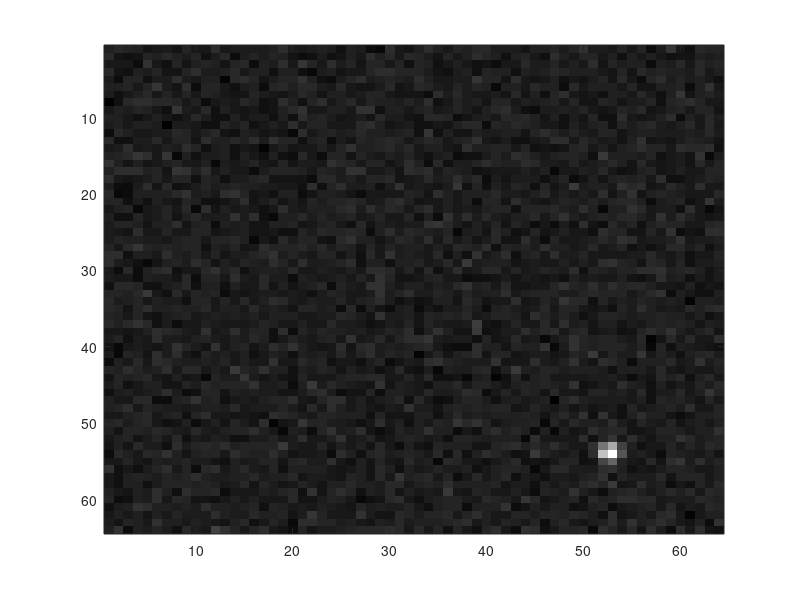

Recreate this plot in MATLAB.
% rainSTORM_extras_simulate_3D_BW
% Eric Rees 17 May 2013  
%
% Later Edits
%   None yet
%
% Function
%   Simulates molecular diffusion imaging data for Localisation Microscopy
%   Modified from rainSTORM_extras_simulate.m in V2.32
%
% Motivation
%   Demonstrate and explore forward-simulation of diffusion imaging
%   Generate data for validation and testing of diffusion analysis methods
%
% Further Reading
%   Einstein 1905 Brownian Motion
%   Thompson 2002 Biophys J 
%   Savin and Doyle 2005 Biophys J
%   Crocker and Grier 199(2)
%
% Outline of this program
%   0. Flow Control
%   1. Define input: one or more static or moving molecules, and CCD size
%   2. Simulate molecular diffusion imaging data
%   3. Outputs: TIFs
% 
% Notes
%   The folder of individual TIFs can be assembled into a stack by ...
%     dropping the folder onto the ImageJ bar.
%   Molecules can drift off-camera in a slightly non-physical way.
%     For now, avoid generating this kind of data by keeping dyes mid-CCD.
%   The dimensions used in this simualtion are nanometres and seconds
%   A later simulation will consider time-correlated fluorescence
%   The hard-coded boxcar window in the PSF simulation is a flaw
%     But it seems insignificant for the default widths !!


% 0. Set flow control for the simulation
close all                    % Close figures
rng('shuffle')               % Start a random number sequence (see 'rng')

% Initial conditions
flagOneMol           = 1;    % Setup simulation with one dye molecule
flagTwoMol           = 0;    % Alternative. Simulation of 2 molecules
flagMultiMol         = 0;    % Alternative. Simulation of many molecules
flagMultiMolBrowDis  = 0;    % Alternative. Multi mols, distinct D's
flagTimeCorrBlinks   = 0;    % Alternative. See below for details. 

% Purely in-loop simulation conditions
flagBrownianConst    = 1;    % Molecule(s) move with Brownian diffusion

% 3D options
flag2D               = 1;    % True: all z-positions are zero

% Output options
flagSaveTifs         = 0;    % Save grayscale tif frames
flagShowCCDImages    = 1;    % Show simulated frames on screen (IS SLOW!)

writeFile = 'C:\simulations\2013_DiffusionSims\image'; % Save images here


% 1. Initialise simulation parameters

% Instrument Properties
numberOfImages       = 100;    % How many frames of data to simulate?
simSig2D             = 160;    % Define 2D PSF, by std dev of 2D circ Gaus

flagGaussianNoise    = 1;    % Add Gaussian "camera noise" to ccdSignal
flagPoissonNoise     = 0;    % Add Poisson "background noise" to ccdSignal
flagQuantumPoisson   = 1;    % Convert expected photon number to a Poisson 
                             % variate. Simulates quantum behaviour

% Fluorescence Properties
  dyeFraction        = 1;      % Fraction of time spent in "bright" state
% dyeFraction        = 0.1;    % Blinking

dyePhotons           = 1000;   % Expected photons captured per whole frame
noiseGaussianMean    = 100;    % d.c. background level of camera (counts)
noiseGaussianSigma   = 10;     % std dev of noise is 'b' in Thompson-2002
noisePoissonMean     = 0;      % Best set to zero for simplicity

% Diffusion or dynamic properties
dyeBrownianD         = 1E6;    % Diffusivity (Brownian), nm^2/s
cameraCycleTime      = 0.040;  % Camera cycle time, seconds

brownianSigX         = sqrt(2*dyeBrownianD*cameraCycleTime); % in each Dim!


% The following section sets up a one-molecule simulation, with:
%   Molecule Position
%   Camera grid size
if(flagOneMol) 
  simGridSize  = [64, 64];       % size of a "Simulation Grid" space 
  pxSimGrid    = 160;            % nm per unit of "Simulation Grid"

  rescale  = 1;                  % rescale simulation grid to camera pixels
  pxCCD    = pxSimGrid*rescale;  % nm width of CCD pixels
  ccdGridSize = simGridSize./rescale;
  
  ccdEdgesRow = 0 : pxCCD : pxSimGrid*simGridSize(1);
  ccdEdgesCol = 0 : pxCCD : pxSimGrid*simGridSize(2);  

  dyeObPosRow = 33;
  dyeObPosCol = 31;
end

% The following section sets up a two-molecule simulation, with:
%   Molecule Positions
%   Camera grid size
if(flagTwoMol) 
  simGridSize  = [128, 128];       % size of a "Simulation Grid" space 
  pxSimGrid    = 160;            % nm per unit of "Simulation Grid"

  rescale  = 1;                  % rescale simulation grid to camera pixels
  pxCCD    = pxSimGrid*rescale;  % nm width of CCD pixels
  ccdGridSize = simGridSize./rescale;
  
  ccdEdgesRow = 0 : pxCCD : pxSimGrid*simGridSize(1);
  ccdEdgesCol = 0 : pxCCD : pxSimGrid*simGridSize(2);  

  dyeObPosRow = [43, 45];
  dyeObPosCol = [80, 80];
end

% The following section sets up a multi-molecule simulation
%   Random Molecule Positions within the middle of the field of view
%   Camera grid size
if(flagMultiMol) 
  simGridSize  = [64, 64];       % size of a "Simulation Grid" space 
  pxSimGrid    = 160;            % nm per unit of "Simulation Grid"

  rescale  = 1;                  % rescale simulation grid to camera pixels
  pxCCD    = pxSimGrid*rescale;  % nm width of CCD pixels
  ccdGridSize = simGridSize./rescale;
  
  ccdEdgesRow = 0 : pxCCD : pxSimGrid*simGridSize(1);
  ccdEdgesCol = 0 : pxCCD : pxSimGrid*simGridSize(2);  
  
  numberOfMolecules = 6;
  
  dyeObPosRow = 10 + rand( numberOfMolecules , 1)*40;
  dyeObPosCol = 10 + rand( numberOfMolecules , 1)*40;
end

% The following section sets up
%   Some molecules at random positions
%   And this setup is meant to be used with a time-correlated blinking 
%   behaviour, designed below. 
if (flagTimeCorrBlinks)
  simGridSize  = [64, 64];       % size of a "Simulation Grid" space 
  pxSimGrid    = 160;            % nm per unit of "Simulation Grid"

  rescale  = 1;                  % rescale simulation grid to camera pixels
  pxCCD    = pxSimGrid*rescale;  % nm width of CCD pixels
  ccdGridSize = simGridSize./rescale;
  
  ccdEdgesRow = 0 : pxCCD : pxSimGrid*simGridSize(1);
  ccdEdgesCol = 0 : pxCCD : pxSimGrid*simGridSize(2);  
  
  numberOfMolecules = 6;
  
  dyeObPosRow = 10 + rand( numberOfMolecules , 1)*40;
  dyeObPosCol = 10 + rand( numberOfMolecules , 1)*40;
  
  dyePersistenceChance = 0.5; % Probability an active dye continues
end




% Determine Z-positions of dye molecules. This may be needed for 3D.
if(flag2D)
  dyeObPosZ = zeros( size(dyeObPosRow) ); % 2D simulation uses z = 0
end


% 2. Simulate Images
% 3. Images are saved as the last step within each loop of simulation

figure(1)
colormap(gray)

tic % Start timing how long it takes to simulate a stack of images
for lpIm = 1:numberOfImages    
  
  dyeChance   = rand(size(dyeObPosRow));  % Random number for each dye
 % Determines which fluoresce
  if(flagTimeCorrBlinks)
      dyeActive = ( (dyeChance < dyeFraction) | ...
                    (dyeChance < dyePersistenceChance) );
  else 
      dyeActive = (dyeChance < dyeFraction);  
  end
  
  dyeIndexes  = find(dyeActive);          % Index of fluorescent dyes
  
  imageCCD     = zeros( ccdGridSize ); % Setup empty camera measurement

  % Now generate the image of each dye which is fluorescing:
  for loopDyes = 1:length(dyeIndexes); 

      if(flag2D)            % Circularly-symmetric Gaussian PSF, for 2D
       mySigRow = simSig2D; 
       mySigCol = simSig2D;
      end
      
      myPosRow = (dyeObPosRow(dyeIndexes(loopDyes)) -0.0)*pxSimGrid;
      myPosCol = (dyeObPosCol(dyeIndexes(loopDyes)) -0.0)*pxSimGrid; % nm
      % Avoid simulating molecules that are off-camera
      if( myPosRow < 0 || myPosCol < 0)
         continue;  % Skip to the next dye 
      end
      % Allocate signal from this dye onto the CCD grid
      % Use a reasonable analytical approximation...
      % First find relative CCD grid distances
      % "-0.0 used to be -0.5, for registration..."
      myCcdEdgeRow = find(ccdEdgesRow == max(ccdEdgesRow(ccdEdgesRow < myPosRow)) );
      myCcdEdgeCol = find(ccdEdgesCol == max(ccdEdgesCol(ccdEdgesCol < myPosCol)) );
      relCcdEdgesRow = (myCcdEdgeRow-4:myCcdEdgeRow+5)*pxCCD - myPosRow;
      relCcdEdgesCol = (myCcdEdgeCol-4:myCcdEdgeCol+5)*pxCCD - myPosCol;
      
      % Neglect molecules in or beyond camera border, to avoid errors
      % The following is an imperfect method
      % Recall localisation microscopy may fail in the image border anyway
      % And note the following is really to prevent the simulation stopping
      % And you should verify plausible data is simulated, by eye
      if( myCcdEdgeRow(1) <5 || ...
          myCcdEdgeCol(1) <5 || ...
          myCcdEdgeRow(end)>ccdGridSize(1)-4 || ...
          myCcdEdgeCol(end)>ccdGridSize(2)-4       )
          continue  % Skip to the next dye
      end
      
      % Determine amount of psf in each pixel using vectorised format
      thisDyeSignal = (10000).*...  % Try handling numbers near 1
            ( erf(relCcdEdgesRow(2:10)/(mySigRow)) - erf(relCcdEdgesRow(1:9)/(mySigRow)) )'*...
            ( erf(relCcdEdgesCol(2:10)/(mySigCol)) - erf(relCcdEdgesCol(1:9)/(mySigCol)) );
       
      % Allocate signal photons to each pixel in proportion to psf fraction
      totalPsfSignal = sum(thisDyeSignal(:));
      thisDyeSignal = thisDyeSignal./totalPsfSignal; % Normalise
      thisDyeSignal = thisDyeSignal*dyePhotons;      % Photons in ccd pixels
 
      thisDyeSignal = floor(thisDyeSignal);
      
      if(flagQuantumPoisson)
       % Thompson-2002 converts expected photon number to a Poisson variate
       % This simulates Quantum Mechanical photon statistics 
       % It worsens localisation precision (physically realistically)
       thisDyeSignal = uint16(thisDyeSignal);
       thisDyeSignal = imnoise(thisDyeSignal, 'poisson');
       thisDyeSignal = double(thisDyeSignal);
      end
      
      imageCCD(myCcdEdgeRow-4:myCcdEdgeRow+4, ...
               myCcdEdgeCol-4:myCcdEdgeCol+4) = ...
      imageCCD(myCcdEdgeRow-4:myCcdEdgeRow+4, ...
               myCcdEdgeCol-4:myCcdEdgeCol+4) + thisDyeSignal;
      
  end % Have now simulated image of all "active" dyes in this frame
  
% Now add camera (Gaussian) and shot (Poisson) noise to simulated data  
  if(flagGaussianNoise)
    % Note the use of "floor" to quantise integer numbers of photons
    W = ones(size(imageCCD))*noiseGaussianMean + floor(noiseGaussianSigma*randn(size(imageCCD)) );
    imageCCD = imageCCD + W;
  end
    
  if(flagPoissonNoise) 
    % Note the use of "uint16" to set integer scale for noise
    B = imnoise(uint16( noisePoissonMean*ones(size(imageCCD)) ),'poisson');
    imageCCD = uint16(imageCCD) + B;
  end
  
    
 imageCCD(imageCCD<0) = 0;        % Let negative noisy intensities = 0
  
  % Save image as a TIF, if required
  if(flagSaveTifs)
    imageCCD = uint16(imageCCD); 
    tifName = [writeFile,int2str(lpIm),'.tif'];
    imwrite(imageCCD,tifName,'tif');  
    % SLOW ALTERNATIVE, if you must create the stack in MATLAB
    % imwrite(imageCCD,tifName,'tif','writemode', 'append'); % SLOW!
  end
  
  if(flagShowCCDImages)
    % figure(1)           
    imagesc(imageCCD)
  end
  
  % Update molecule positions due to Diffusion (or other motion):
  % The first option is for Brownian motion, and all molecules have equal D
  if(flagBrownianConst)
      dyeObPosRow = dyeObPosRow + ...
          randn(size(dyeObPosRow)) * (brownianSigX/pxSimGrid);
      dyeObPosCol = dyeObPosCol + ...
          randn(size(dyeObPosCol)) * (brownianSigX/pxSimGrid);
  end
  
  waitbar(lpIm/numberOfImages)
end     % Have now simulated one CCD image
toc     % Have now simulated a stack of dSTORM images. Stack them in ImageJ
